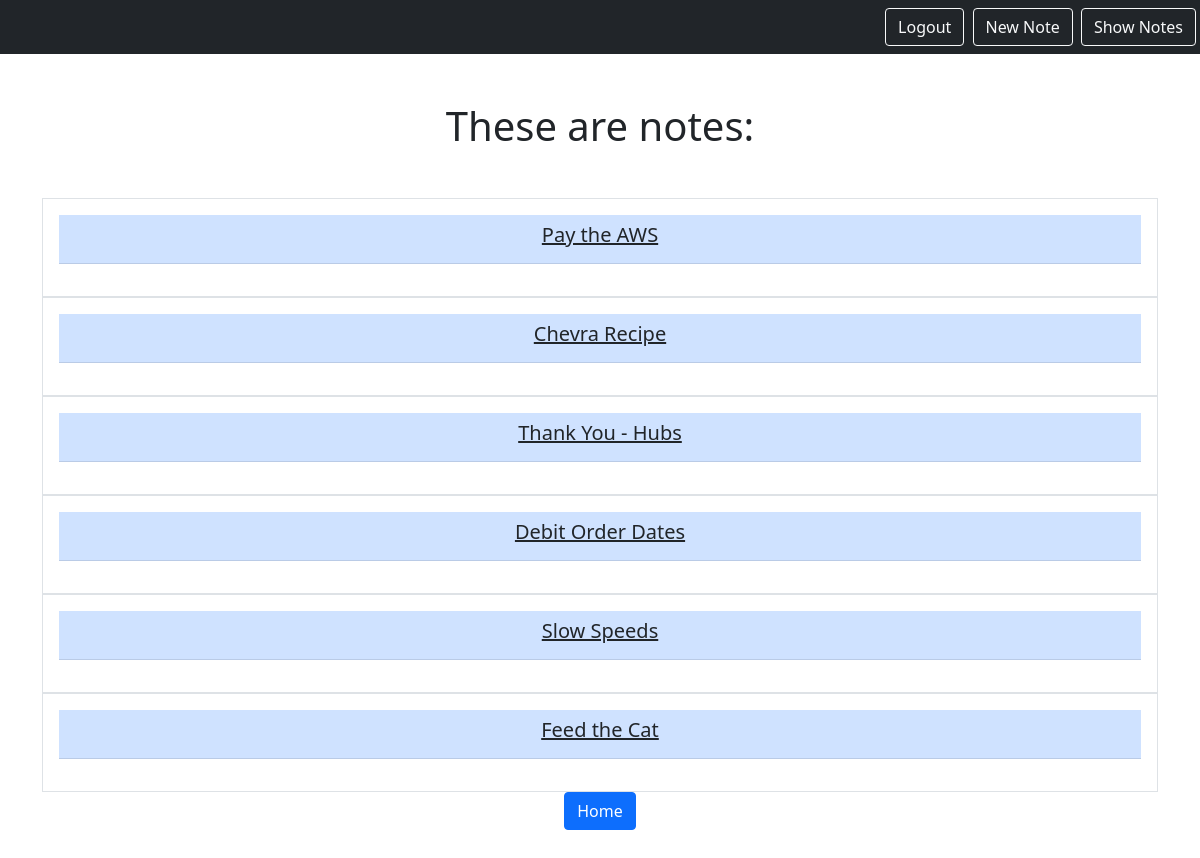
Page /smart/notes (signed in) on the committed database.
### notes/models.py (models this page shows)
class Notes(models.Model):
    title = models.CharField(max_length=200)
    text = models.TextField()
    created = models.DateTimeField(auto_now_add=True)
    user = models.ForeignKey(User, on_delete=models.CASCADE, related_name="notes")

### notes/views.py (the view)
# urls.py: path('notes', views.NotesListView.as_view(), name="notes.list"),
class NotesListView(LoginRequiredMixin, ListView):
    model = Notes
    context_object_name = "notes"
    template_name = "notes/notes_list.html"
    login_url = "/login"
    def get_queryset(self):
        return self.request.user.notes.all()

### notes/templates/notes/notes_list.html (shortened to what this page needs)
{% extends "base.html" %} {% block content %}
<h1 class="my-5">These are notes:</h1>
<div class="row row-cols3 g-2">
  {% for note in notes %}
  <div class="col">
    <div class="p-3 border">
      <table class="table table-primary">
    </div>
    <tr>
    <td><a href="{% url 'notes.detail' pk=note.id %}" class="text-dark text-decoration-non"><h5>{{note.title}}</h5></a></td>
    </tr>
  </div>
  {% endfor %}
</div>
<a href="{% url 'home' %}" class="btn btn-primary">Home</a>
{% endblock %}

### rows in the picture
Notes: title "Pay the AWS"
Notes: title "Chevra Recipe"
Notes: title "Thank You - Hubs"
Notes: title "Debit Order Dates"
Notes: title "Slow Speeds"
Notes: title "Feed the Cat"
